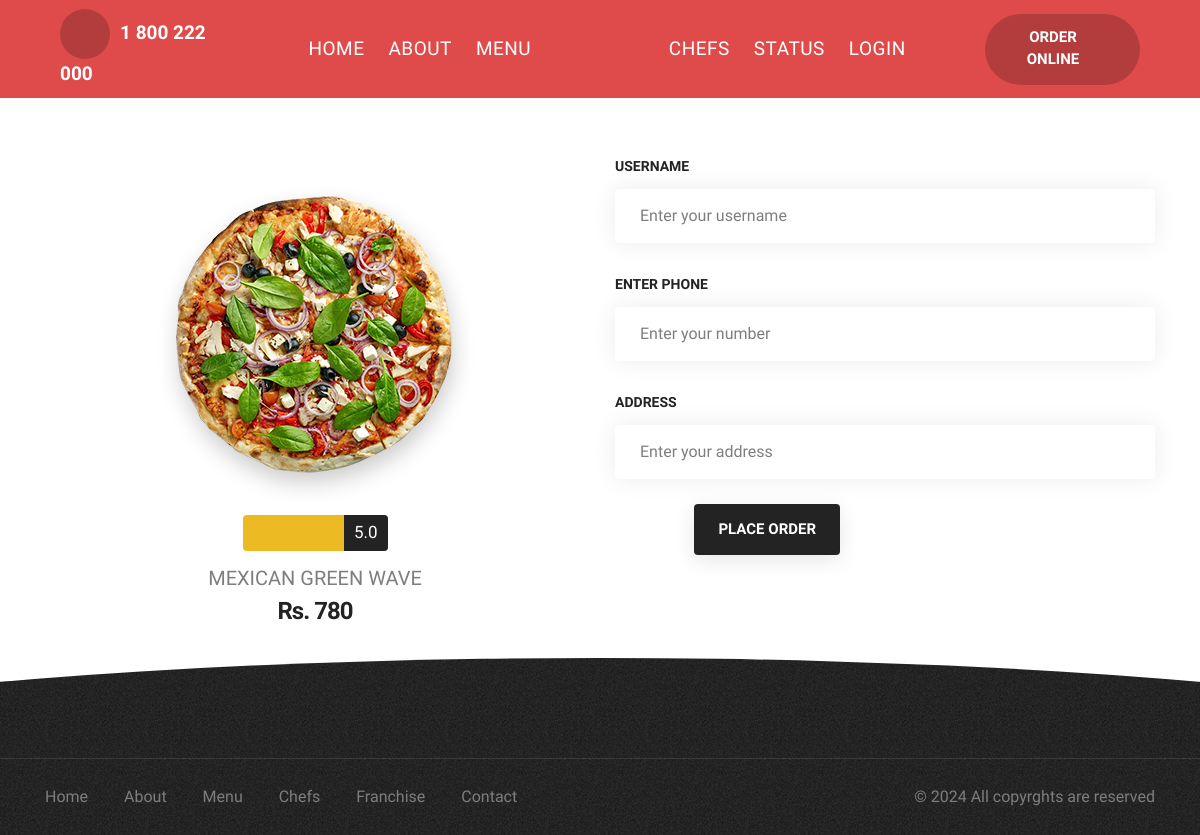
The app's page /placeorder/6/ with its own data.
### pizzaapp/models.py (models this page shows, shortened)
class PizzaModel(models.Model):
    name = models.CharField(max_length = 255)
    price = models.CharField(max_length = 255)
    img = models.ImageField(upload_to="images",default='default_image.jpg')

### pizzaapp/views.py (the view, shortened to what this page needs)
# urls.py: path('placeorder/<int:pizza_id>/',placeorder, name='placeorder'),
def placeorder(request, pizza_id):
    pizza = get_object_or_404(PizzaModel, id=pizza_id)  # Get the pizza instance
    return render(request, 'pizzaapp/placeOrder.html', {'pizza': pizza})

### templates/pizzaapp/placeOrder.html (shortened to what this page needs)
{% extends "base2.html" %}
{% load static %}
{% block pagecontent %}
<section>
    <div class="container">
        <div class="row justify-content-center">
            <div class="col-lg-6">
                <div class="col text-center transition-inner-all md-mb-30px">
                    <div class="services-box-style-04 hover-box last-paragraph-no-margin border-radius-4px overflow-hidden position-relative ps-20px pe-20px lg-ps-10px lg-pe-10px pt-30px pb-40px box-shadow-extra-large-hover">
                        <div class="mb-5px">
                            <img src="{{ pizza.img.url }}" alt="{{ pizza.name }}">
                        </div>
                        <div>
                            <div class="bg-yellow border-radius-4px mb-10px overflow-hidden d-inline-flex">
                                <div class="review-star-icon review-star-icon-white fs-17 ps-15px pe-15px lh-36 align-self-center">
                                    <i class="bi bi-star-fill"></i><i class="bi bi-star-fill"></i><i class="bi bi-star-fill"></i><i class="bi bi-star-fill"></i><i class="bi bi-star-fill"></i>
                                </div>
                                <span class="text-white fs-17 lh-34 alt-font fw-500 bg-dark-gray ps-10px pe-10px">5.0</span>
                            </div>
                            <div class="fs-20 lh-34 alt-font text-dark-gray text-uppercase">
                                <a href="{% url 'placeorder' pizza.id %}">{{ pizza.name }}</a>
                            </div>
                            <span class="fs-24 fw-700 alt-font ls-minus-1px text-dark-gray">Rs. {{ pizza.price }}</span>
                        </div>
                    </div>
                </div>
            </div>
            <div class="col-lg-6">
                 <form method="POST">
                    <div class="col-md-12 mb-25px">
                        <label class="form-label fs-14 text-uppercase text-dark-gray fw-600">Username</label>
                        <input class="border-0 box-shadow-large border-radius-4px form-control required" type="text" name="username" placeholder="Enter your username" required>
                    </div>
                    <div class="col-md-12 mb-25px">
                        <label class="form-label fs-14 text-uppercase text-dark-gray fw-600">Enter phone</label>
                        <input class="border-0 box-shadow-large border-radius-4px form-control required" type="text" name="phoneno" placeholder="Enter your number" required>
                    </div>
                    <div class="col-md-12 mb-25px">
                        <label class="form-label fs-14 text-uppercase text-dark-gray fw-600">Address</label>
                        <input class="border-0 box-shadow-large border-radius-4px form-control required" type="text" name="address" placeholder="Enter your address" required>
                    </div>
                    <div class="col-xxl-6 col-lg-5 col-md-4 text-center text-md-end sm-mt-20px">
                        <button class="btn btn-dark-gray btn-medium btn-box-shadow btn-round-edge" type="submit">Place Order</button>
                    </div>
                </form>
            </div>
        </div>
    </div>
</section>
{% endblock %}

### static/demos/pizza-parlor/pizza-parlor.css (style rules this page uses)
:root { --base-color: #bd1f17; --very-light-gray:#F0EEEA; --medium-gray: #7e7e7e; --yellow: #ECBA23; --alt-font: 'Antonio', sans-serif; --primary-font: 'Schibsted Grotesk', sans-serif; }
body { font-size: 17px; line-height: 30px; }
.btn { font-weight: 600; letter-spacing: 0px; }
.btn.btn-medium { padding:12px 22px 12px; font-size: 15px; }
.review-star-icon-white i { color: var(--white); }

### records on screen
PizzaModel: img (picture), name "MEXICAN GREEN WAVE", price "780"
